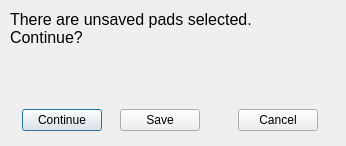
<?xml version="1.0" encoding="UTF-8"?>
<ui version="4.0">
 <class>ConfirmWindow</class>
 <widget class="QDialog" name="ConfirmWindow">
  <property name="windowModality">
   <enum>Qt::ApplicationModal</enum>
  </property>
  <property name="geometry">
   <rect>
    <x>0</x>
    <y>0</y>
    <width>346</width>
    <height>146</height>
   </rect>
  </property>
  <property name="windowTitle">
   <string>Unsaved Changes</string>
  </property>
  <widget class="QWidget" name="verticalLayoutWidget">
   <property name="geometry">
    <rect>
     <x>10</x>
     <y>10</y>
     <width>321</width>
     <height>121</height>
    </rect>
   </property>
   <layout class="QVBoxLayout" name="verticalLayout">
    <item>
     <widget class="QLabel" name="label">
      <property name="font">
       <font>
        <pointsize>12</pointsize>
       </font>
      </property>
      <property name="text">
       <string>There are unsaved pads selected.
Continue?
</string>
      </property>
     </widget>
    </item>
    <item>
     <spacer name="verticalSpacer">
      <property name="orientation">
       <enum>Qt::Vertical</enum>
      </property>
      <property name="sizeHint" stdset="0">
       <size>
        <width>20</width>
        <height>40</height>
       </size>
      </property>
     </spacer>
    </item>
    <item>
     <layout class="QHBoxLayout" name="horizontalLayout">
      <item>
       <widget class="QPushButton" name="btnContinue">
        <property name="sizePolicy">
         <sizepolicy hsizetype="Fixed" vsizetype="Fixed">
          <horstretch>0</horstretch>
          <verstretch>0</verstretch>
         </sizepolicy>
        </property>
        <property name="text">
         <string>Continue</string>
        </property>
       </widget>
      </item>
      <item>
       <widget class="QPushButton" name="btnSecondSave">
        <property name="sizePolicy">
         <sizepolicy hsizetype="Fixed" vsizetype="Fixed">
          <horstretch>0</horstretch>
          <verstretch>0</verstretch>
         </sizepolicy>
        </property>
        <property name="text">
         <string>Save</string>
        </property>
       </widget>
      </item>
      <item>
       <spacer name="horizontalSpacer">
        <property name="orientation">
         <enum>Qt::Horizontal</enum>
        </property>
        <property name="sizeType">
         <enum>QSizePolicy::Fixed</enum>
        </property>
        <property name="sizeHint" stdset="0">
         <size>
          <width>20</width>
          <height>20</height>
         </size>
        </property>
       </spacer>
      </item>
      <item>
       <widget class="QPushButton" name="btnCancel">
        <property name="sizePolicy">
         <sizepolicy hsizetype="Fixed" vsizetype="Fixed">
          <horstretch>0</horstretch>
          <verstretch>0</verstretch>
         </sizepolicy>
        </property>
        <property name="text">
         <string>Cancel</string>
        </property>
       </widget>
      </item>
     </layout>
    </item>
   </layout>
  </widget>
 </widget>
 <resources/>
 <connections/>
</ui>
